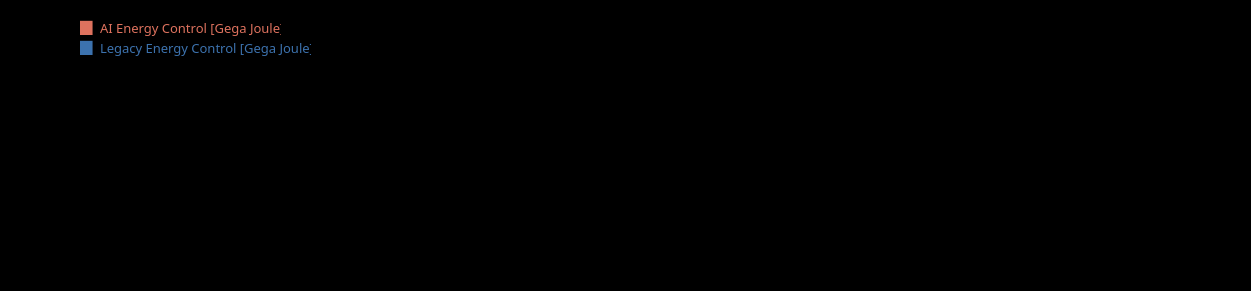
   <widget class="PlotWidget" name="widget_rms_4" native="true">
    <property name="geometry">
     <rect>
      <x>650</x>
      <y>680</y>
      <width>1251</width>
      <height>291</height>
     </rect>
    </property>
    <property name="styleSheet">
     <string notr="true">background:rgb(0,0,0);</string>
    </property>
    <widget class="QLabel" name="label_48">
     <property name="geometry">
      <rect>
       <x>100</x>
       <y>20</y>
       <width>181</width>
       <height>16</height>
      </rect>
     </property>
     <property name="font">
      <font>
       <family>Digital-7 Mono</family>
       <pointsize>10</pointsize>
      </font>
     </property>
     <property name="styleSheet">
      <string notr="true">background-color:rgba(0,0,0,0);
color:rgb(222, 114, 94);</string>
     </property>
     <property name="text">
      <string>AI Energy Control [Gega Joule]</string>
     </property>
    </widget>
    <widget class="QLabel" name="label_49">
     <property name="geometry">
      <rect>
       <x>80</x>
       <y>10</y>
       <width>20</width>
       <height>31</height>
      </rect>
     </property>
     <property name="font">
      <font>
       <family>Arial</family>
       <pointsize>12</pointsize>
      </font>
     </property>
     <property name="styleSheet">
      <string notr="true">background-color:rgba(0,0,0,0);
color:rgb(222, 114, 94);</string>
     </property>
     <property name="text">
      <string>▆</string>
     </property>
    </widget>
    <widget class="QLabel" name="label_59">
     <property name="geometry">
      <rect>
       <x>100</x>
       <y>40</y>
       <width>211</width>
       <height>16</height>
      </rect>
     </property>
     <property name="font">
      <font>
       <family>Digital-7 Mono</family>
       <pointsize>10</pointsize>
      </font>
     </property>
     <property name="styleSheet">
      <string notr="true">background-color:rgba(0,0,0,0);
color:rgb(60, 114, 174);</string>
     </property>
     <property name="text">
      <string>Legacy Energy Control [Gega Joule]</string>
     </property>
    </widget>
    <widget class="QLabel" name="label_58">
     <property name="geometry">
      <rect>
       <x>80</x>
       <y>30</y>
       <width>20</width>
       <height>31</height>
      </rect>
     </property>
     <property name="font">
      <font>
       <family>Arial</family>
       <pointsize>12</pointsize>
      </font>
     </property>
     <property name="styleSheet">
      <string notr="true">background-color:rgba(0,0,0,0);
color:rgb(60, 114, 174);</string>
     </property>
     <property name="text">
      <string>▆</string>
     </property>
    </widget>
   </widget>
